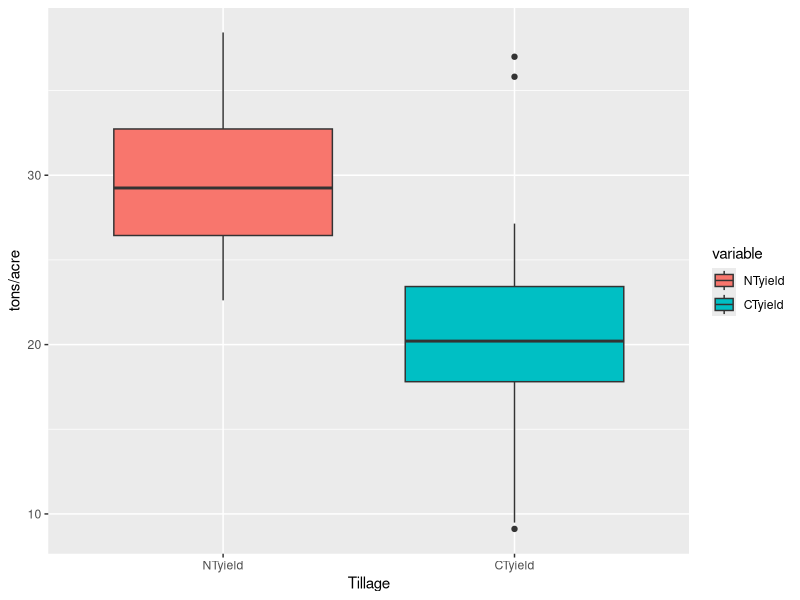
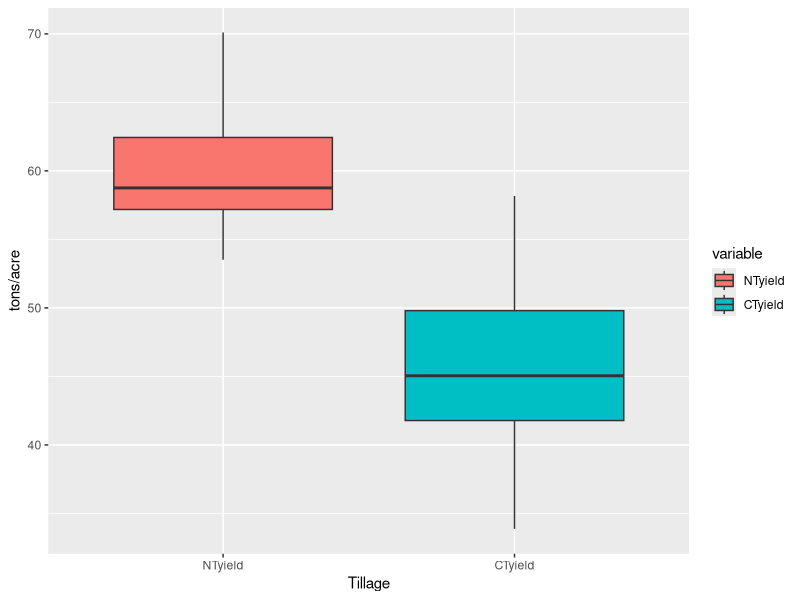
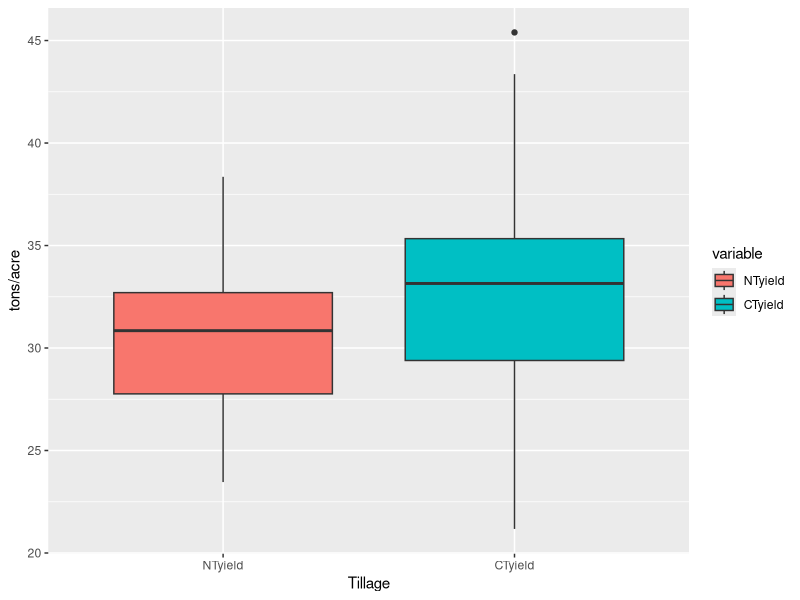

The R script that drew these images, in order:
## ---- chunk 1
knitr::opts_chunk$set(echo = TRUE)
## ---- chunk 2

library(ggplot2)
library(reshape2)
## ---- chunk 3
NTyieldnorm <- rnorm(n=50, mean=30, sd=4)
CTyieldnorm <- rnorm(n=50, mean=20, sd=4)
## ---- chunk 4
# this is creating the function and data frame that will be called on to change other parameteres in the model 
dataCreate <- function(n1=50,m1=30,sd1=4,n2=50,m2=20,sd2=5){
  NTyield <- rnorm(n=n1, mean=m1, sd=sd1)
  CTyield <- rnorm(n=n2, mean=m2, sd=sd2)
  data1 <- data.frame(NTyield,CTyield)
  return(data1)
}
myNormYield <-dataCreate(m1=35) # the purpose of creating a function is so you are able to change just one portion, such as what I did in line 29 
dataCreate()
head(myNormYield)

myDF <- dataCreate() # changing the name of dataCreate to myDF
myDF2 <- melt(myDF)
str(myDF2)
## ---- chunk 5
ANOfun <- function(data=myDF2){
  ANOanalysis <- aov(value~variable,data=data)
  summary(ANOanalysis)  
}
ANOfun()

# function to plot ANOVA
ANOfunPlot <- function(data=myDF2){
  ggdata <- ggplot(data=data,
                   aes(x=variable,y=value,fill=variable)) + geom_boxplot() + xlab("Tillage") + ylab("tons/acre")
  print(ggdata)
}
ANOfunPlot()

## ---- chunk 6
# First time running the ANOVA analysis again 
# using my "dataCreate" function from earlier but changing the means
ANO2 <- melt(dataCreate(m1=60,m2=45)) # wider mean range, should be even more significant

# calling on the function with the new means 
ANOfun(data=ANO2) # still significant

# plotting function with new means 
ANOfunPlot(data = ANO2)
## ---- chunk 7
# Second time running the ANOVA analysis again 
ANO3 <- melt(dataCreate(m1=30,m2=32)) # smaller mean range, shouldn't be significant 

# calling on the function with the new means 
ANOfun(data = ANO3) # not significant (p = 0.0512)

# plotting function with new means 
ANOfunPlot(data = ANO3)
## ---- chunk 8
funSize <-melt(dataCreate(n1=10,n2=10)) # starting with a small sample size 
ANOfun(data = funSize) # becomes even more significant with smaller sampling size? 


# second time running the function with a smaller sample size
funSize2 <- melt(dataCreate(n1=6,n2=6))
ANOfun(funSize2) # becomes less significant, but still so (p = 0.0126)

#third time running the function with a smaller sample size
funsize3 <- melt(dataCreate(n1=5,n2=5))
ANOfun(funsize3) # still getting significant results

#another time....
funsize4 <- melt(dataCreate(n1=4,n2=4))
ANOfun(funsize4) # not significant. Need a sample size > 5 
